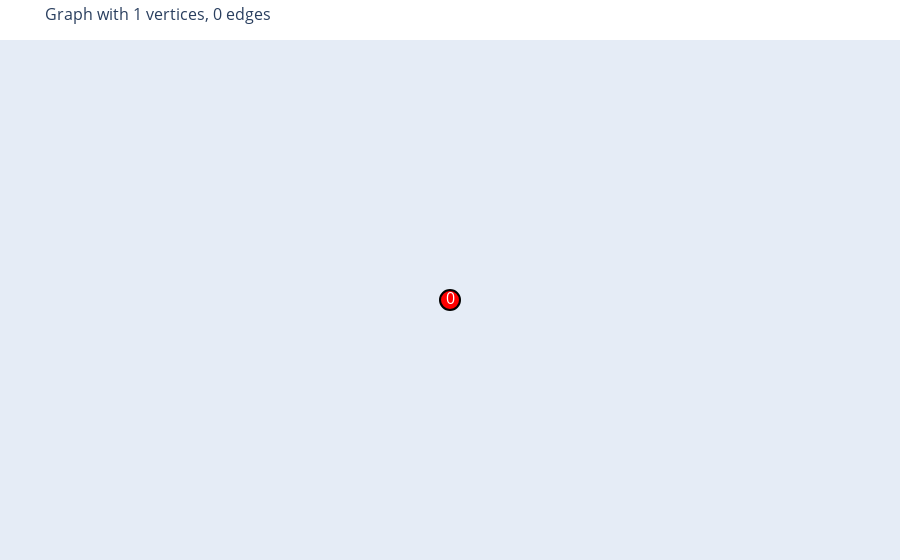
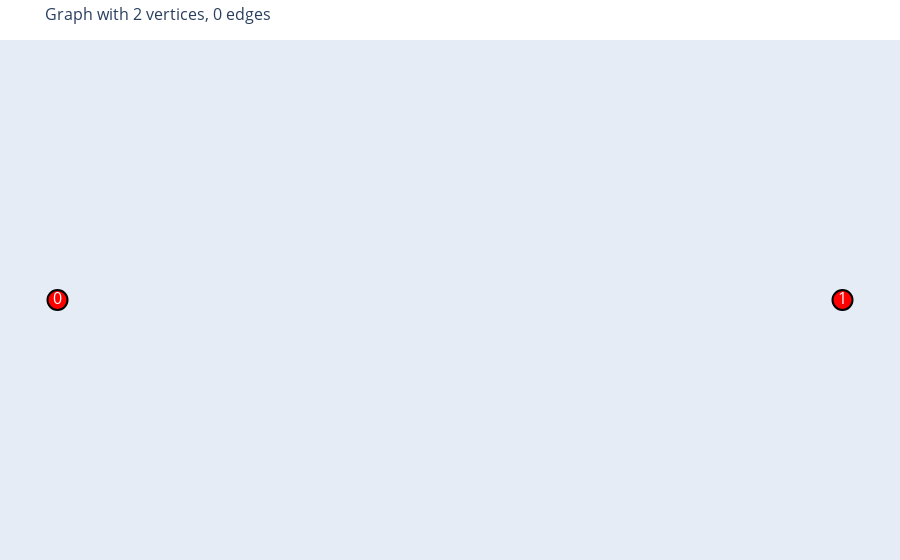
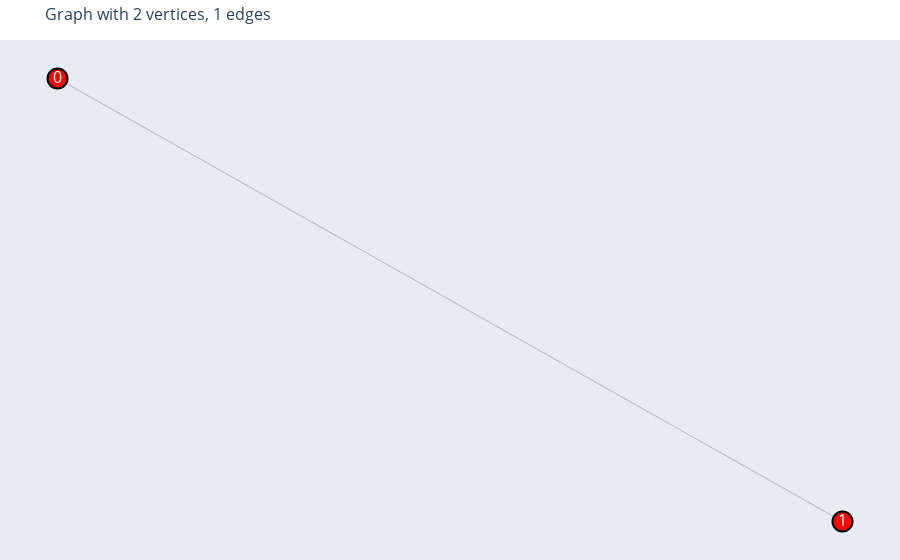
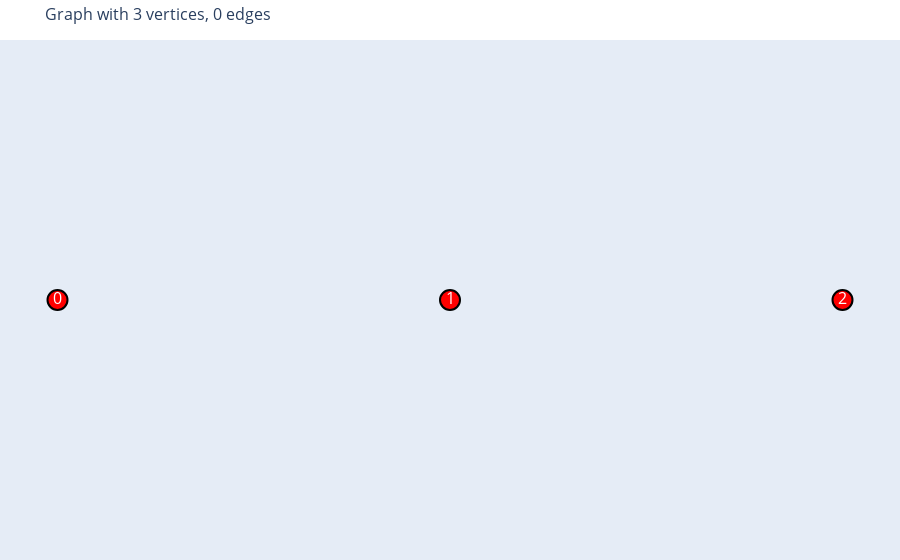

Here is the notebook cell these charts were saved with, in order:
### Code cell
def remove_non_planar_graphs(graphs):
    """
    Remove non-planar graphs from the list of generated graphs.
    
    Args:
    graphs (list): A list of graph representations (num_vertices, edges).
    
    Returns:
    list: A list of only planar graphs.
    """
    planar_graphs = []
    
    for num_vertices, graph_edges in graphs:
        G = nx.Graph()
        G.add_nodes_from(range(num_vertices))
        G.add_edges_from(graph_edges)
        
        is_planar, _ = nx.check_planarity(G)
        if is_planar:
            planar_graphs.append((num_vertices, graph_edges))
    
    return planar_graphs

planar_graphs = remove_non_planar_graphs(graphs)

# Step 3: Plot the planar graphs
plot_graphs(planar_graphs)

### Figure 1 — Plotly figure (JSON) as saved in the notebook; plotly's stock layout.template omitted (floating-point values rounded to 4 significant figures)
{"data": [{"hoverinfo": "none", "line": {"color": "gray", "width": 0.5}, "mode": "lines", "type": "scatter", "x": [], "y": []}, {"hoverinfo": "text", "marker": {"color": "red", "line": {"color": "black", "width": 2}, "showscale": false, "size": 20}, "mode": "markers+text", "text": ["0"], "textfont": {"color": "white", "size": 16}, "textposition": "middle center", "type": "scatter", "x": [0], "y": [0]}], "layout": {"hovermode": "closest", "margin": {"b": 0, "l": 0, "r": 0, "t": 40}, "showlegend": false, "title": {"font": {"size": 16}, "text": "Graph with 1 vertices, 0 edges"}, "xaxis": {"showgrid": false, "showticklabels": false, "zeroline": false}, "yaxis": {"showgrid": false, "showticklabels": false, "zeroline": false}}}

### Figure 2 — Plotly figure (JSON) as saved in the notebook; plotly's stock layout.template omitted (floating-point values rounded to 4 significant figures)
{"data": [{"hoverinfo": "none", "line": {"color": "gray", "width": 0.5}, "mode": "lines", "type": "scatter", "x": [], "y": []}, {"hoverinfo": "text", "marker": {"color": "red", "line": {"color": "black", "width": 2}, "showscale": false, "size": 20}, "mode": "markers+text", "text": ["0", "1"], "textfont": {"color": "white", "size": 16}, "textposition": "middle center", "type": "scatter", "x": [0, 1], "y": [0, 0]}], "layout": {"hovermode": "closest", "margin": {"b": 0, "l": 0, "r": 0, "t": 40}, "showlegend": false, "title": {"font": {"size": 16}, "text": "Graph with 2 vertices, 0 edges"}, "xaxis": {"showgrid": false, "showticklabels": false, "zeroline": false}, "yaxis": {"showgrid": false, "showticklabels": false, "zeroline": false}}}

### Figure 3 — Plotly figure (JSON) as saved in the notebook; plotly's stock layout.template omitted (floating-point values rounded to 4 significant figures)
{"data": [{"hoverinfo": "none", "line": {"color": "gray", "width": 0.5}, "mode": "lines", "type": "scatter", "x": [-1, 1, null], "y": [0.1667, -0.1667, null]}, {"hoverinfo": "text", "marker": {"color": "red", "line": {"color": "black", "width": 2}, "showscale": false, "size": 20}, "mode": "markers+text", "text": ["0", "1"], "textfont": {"color": "white", "size": 16}, "textposition": "middle center", "type": "scatter", "x": [-1, 1], "y": [0.1667, -0.1667]}], "layout": {"hovermode": "closest", "margin": {"b": 0, "l": 0, "r": 0, "t": 40}, "showlegend": false, "title": {"font": {"size": 16}, "text": "Graph with 2 vertices, 1 edges"}, "xaxis": {"showgrid": false, "showticklabels": false, "zeroline": false}, "yaxis": {"showgrid": false, "showticklabels": false, "zeroline": false}}}

### Figure 4 — Plotly figure (JSON) as saved in the notebook; plotly's stock layout.template omitted (floating-point values rounded to 4 significant figures)
{"data": [{"hoverinfo": "none", "line": {"color": "gray", "width": 0.5}, "mode": "lines", "type": "scatter", "x": [], "y": []}, {"hoverinfo": "text", "marker": {"color": "red", "line": {"color": "black", "width": 2}, "showscale": false, "size": 20}, "mode": "markers+text", "text": ["0", "1", "2"], "textfont": {"color": "white", "size": 16}, "textposition": "middle center", "type": "scatter", "x": [0, 1, 2], "y": [0, 0, 0]}], "layout": {"hovermode": "closest", "margin": {"b": 0, "l": 0, "r": 0, "t": 40}, "showlegend": false, "title": {"font": {"size": 16}, "text": "Graph with 3 vertices, 0 edges"}, "xaxis": {"showgrid": false, "showticklabels": false, "zeroline": false}, "yaxis": {"showgrid": false, "showticklabels": false, "zeroline": false}}}
